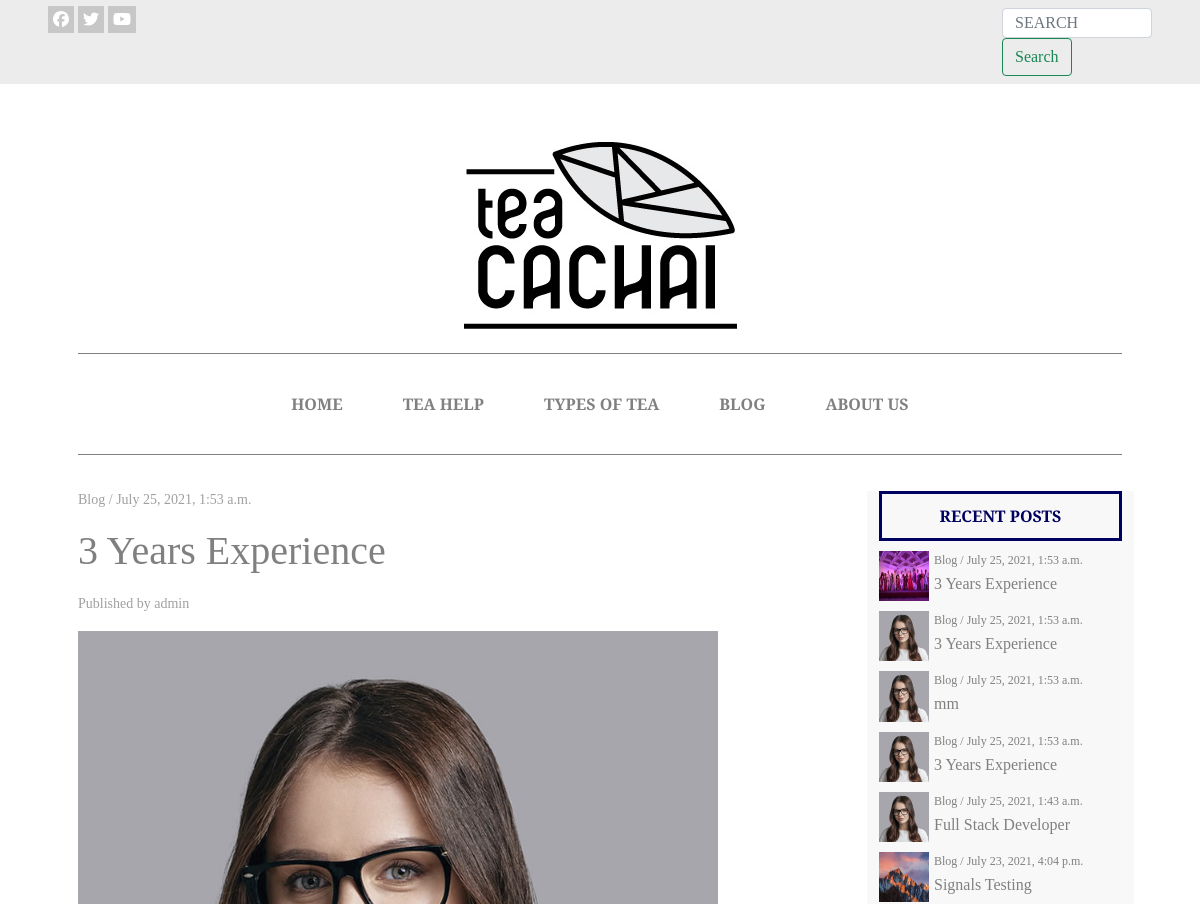
Before: /blog-details/22/ (upper part) with the older database file.
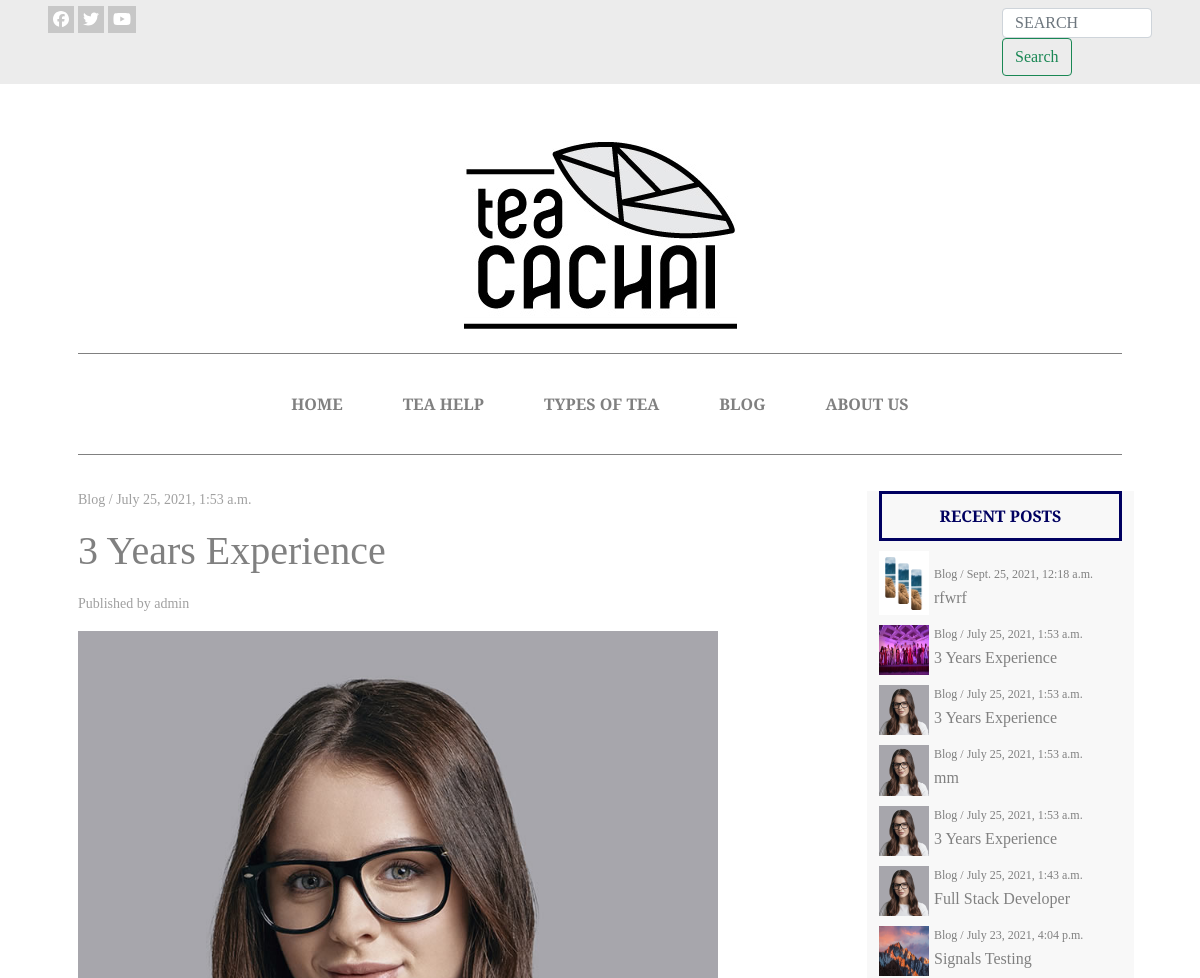
After: the same page with the newer database file.
### Tea_App/models.py (models this page shows)
class Blog(models.Model):
    author = models.ForeignKey(User, on_delete=models.CASCADE)
    title = models.CharField(max_length=200)
    blog = RichTextField()
    thumbnail_img = models.ImageField(upload_to = 'blog_thumbnails')
    published_date = models.DateTimeField(default=datetime.now(), blank=True)

### Tea_App/views.py (the view)
# urls.py: path('blog-details/<int:pk>/', views.blog_details, name="blog_details"),
def blog_details(request, pk):
    blog1 = Blog.objects.order_by('-published_date')
    blog = Blog.objects.get(id=pk)
    dict = {'blog': blog, 'recent_blogs': blog1}
    return render(request, 'Tea_App/blog-details.html', dict)

### Tea_App/templates/Tea_App/blog-details.html (shortened to what this page needs)
{% extends 'Tea_App/base.html' %}
{% load static %}
{% block content %}
        <div class="row mt-3">
            <div class="col-sm-9 d-flex flex-row flex-wrap justify-content-between blog-list-section">
                <div class="blog-details-main-body mt-3">
                    <span class="published_date">Blog / {{blog.published_date}}</span>
                    <h1 class="mt-3 mb-3">{{blog.title}}</h1>
                    <span class="published_date">Published by {{blog.author}}</span>
                    <div class="content-body-section my-3">
                        <img src="{{blog.thumbnail_img.url}}" class="img-fluid blog-post-img">
                    </div>
                </div>
            </div>
            {% include 'Tea_App/recent_post.html' %}
    </section>
{% endblock content %}

### Tea_App/templates/Tea_App/recent_post.html (shortened to what this page needs)
{% load static %}
            <div class="col-sm-3 recent-posts d-flex flex-column">
                <div class="recent-header text-center">
                    Recent Posts
                </div>
                {% if recent_blogs %}
                    {% for blog_item in recent_blogs %}
                        <div class="recent-post-body d-flex flex-row">
                            <img src="{{blog_item.thumbnail_img.url}}">
                            <div class="d-flex flex-column justify-content-end">
                            <span>Blog / {{blog_item.published_date}}</span>
                            <h6>{{blog_item.title}}</h6>
                            </div>
                        </div>
                    {% endfor %}
                {% else %}
                <h4>No Posts Available</h4>
                {% endif %}
            </div>
        </div>

Changed rows visible on the page:
added Blog: thumbnail_img (picture), published_date "Sept. 25, 2021, 12:18 a.m.", title "rfwrf"
